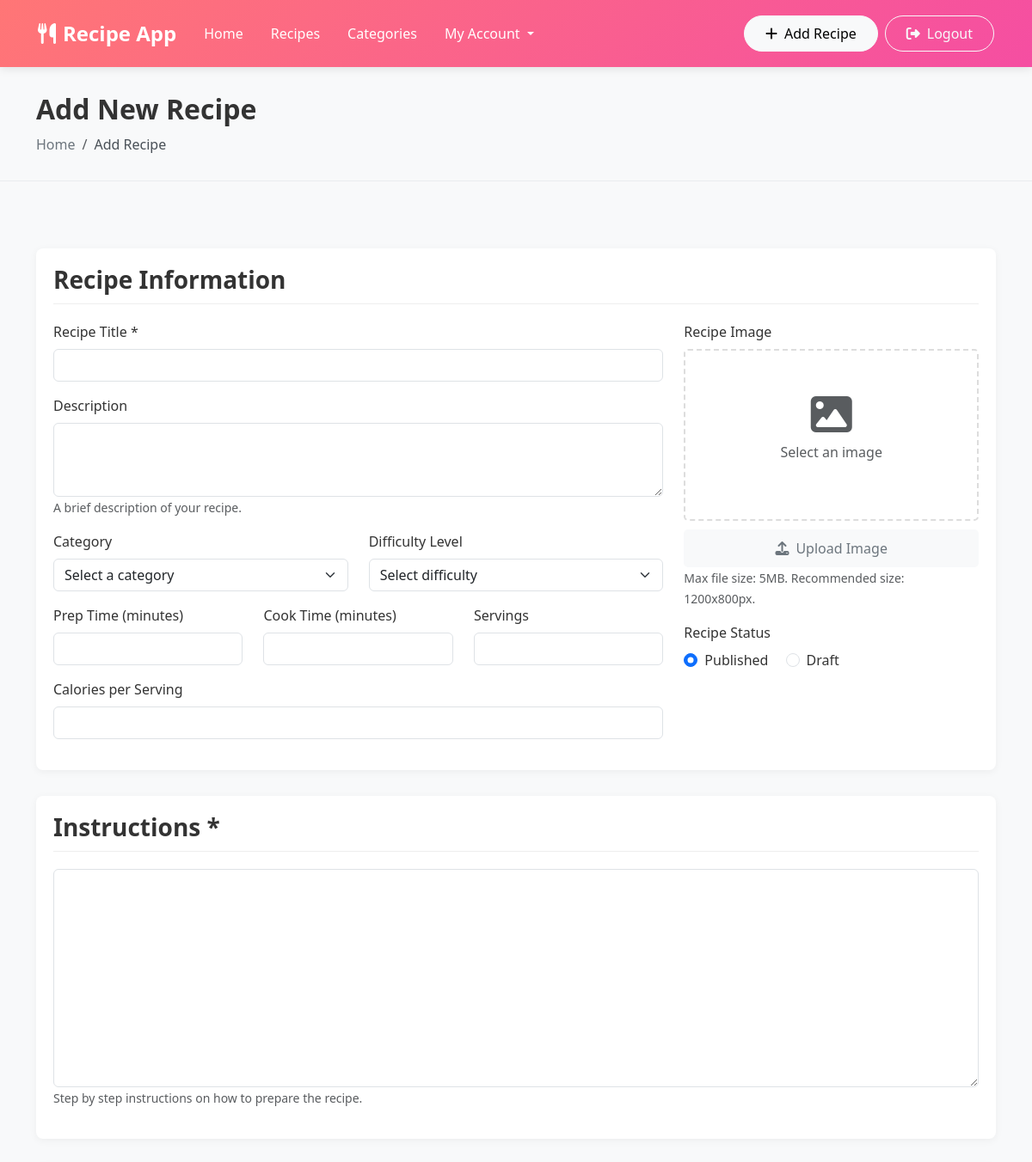
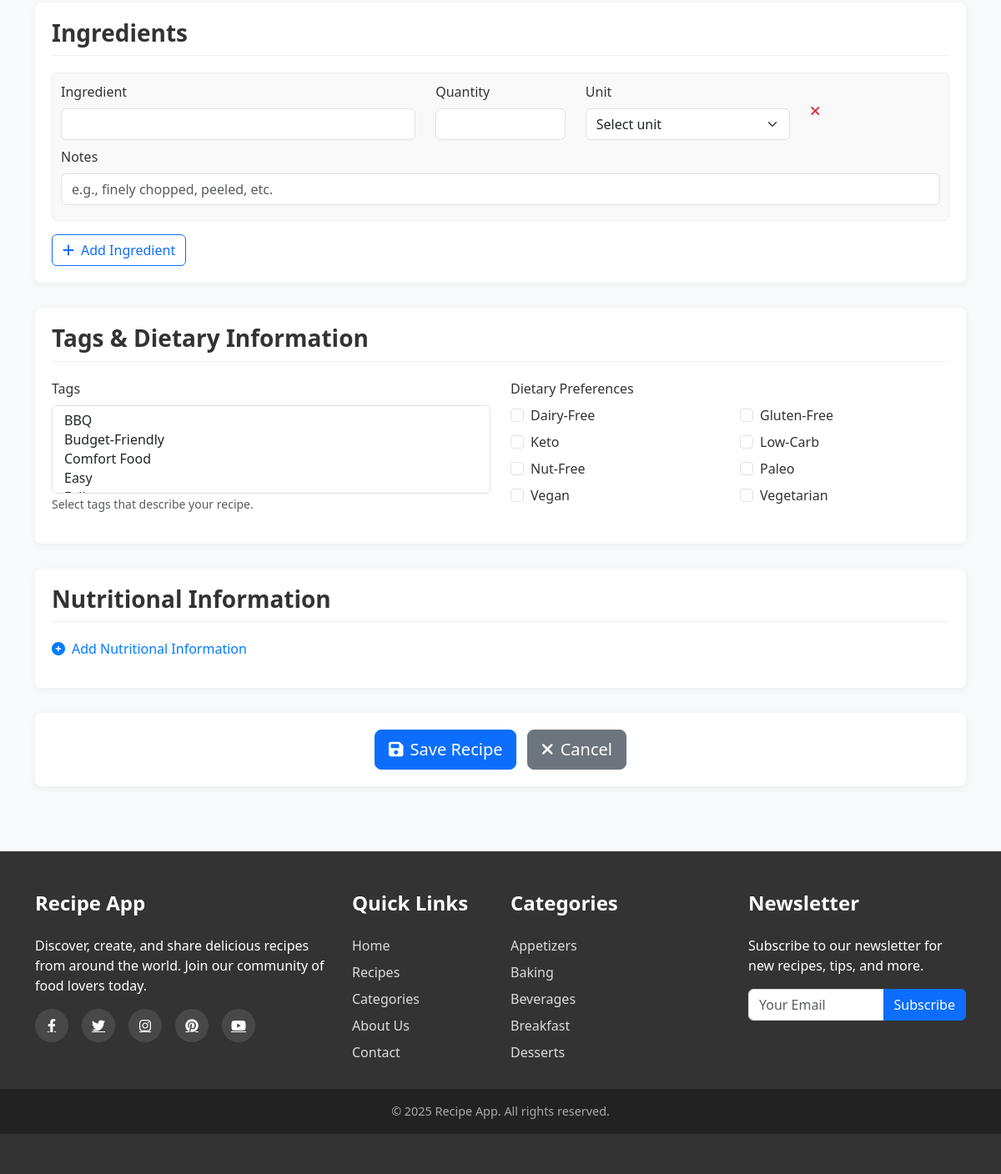
Page /add-recipe.php (signed in) on the committed database (2 pictures, top to bottom).
### tables this page shows
CREATE TABLE IF NOT EXISTS dietary_preferences (
    preference_id INT AUTO_INCREMENT PRIMARY KEY,
    name VARCHAR(50) NOT NULL UNIQUE,
    description TEXT
);

CREATE TABLE IF NOT EXISTS categories (
    category_id INT AUTO_INCREMENT PRIMARY KEY,
    name VARCHAR(50) NOT NULL UNIQUE,
    description TEXT,
    image VARCHAR(191),
    parent_category_id INT NULL DEFAULT NULL
);

### add-recipe.php (the view, shortened to what the rows shown need)
<?php
require_once 'includes/db_connection.php';
$categories = [];
$categories_sql = "SELECT * FROM categories ORDER BY name";
$categories_result = $conn->query($categories_sql);
if ($categories_result && $categories_result->num_rows > 0) {
    while ($row = $categories_result->fetch_assoc()) {
        $categories[] = $row;
    }
}
$dietary_preferences = [];
$dietary_sql = "SELECT * FROM dietary_preferences ORDER BY name";
$dietary_result = $conn->query($dietary_sql);
if ($dietary_result && $dietary_result->num_rows > 0) {
    while ($row = $dietary_result->fetch_assoc()) {
        $dietary_preferences[] = $row;
    }
}
?>
<!DOCTYPE html>
<html lang="en">
<head>
    <link href="https://cdn.jsdelivr.net/npm/bootstrap@5.3.0/dist/css/bootstrap.min.css" rel="stylesheet">
    <link rel="stylesheet" href="https://cdnjs.cloudflare.com/ajax/libs/font-awesome/6.4.0/css/all.min.css">
    <link href="https://cdn.jsdelivr.net/npm/select2@4.1.0-rc.0/dist/css/select2.min.css" rel="stylesheet" />
    <link href="https://cdn.jsdelivr.net/npm/summernote@0.8.18/dist/summernote-bs4.min.css" rel="stylesheet">
    <link rel="stylesheet" href="css/index.css">
</head>
<body>
    <section class="page-header">
        <div class="container">
            <h1 class="page-title">Add New Recipe</h1>
        </div>
    </section>
    <section class="py-5">
        <div class="container">
            <form method="post" enctype="multipart/form-data" id="recipe-form">
                <div class="form-section">
                    <div class="row">
                        <div class="col-md-6">
                            <div class="mb-3">
                                <div class="row">
                                    <?php foreach($dietary_preferences as $preference): ?>
                                        <div class="col-md-6">
                                            <div class="form-check mb-2">
                                                <input class="form-check-input" type="checkbox" name="dietary_preferences[]" value="<?= $preference['preference_id'] ?>" id="pref_<?= $preference['preference_id'] ?>">
                                                <label class="form-check-label" for="pref_<?= $preference['preference_id'] ?>">
                                                    <?= htmlspecialchars($preference['name']) ?>
                                                </label>
                                            </div>
                                        </div>
                                    <?php endforeach; ?>
                                </div>
                            </div>
                        </div>
                    </div>
                </div>
                    </form>
                </section>
    <footer class="footer">
        <div class="container">
            <div class="row">
                <div class="col-md-3 mb-4">
                    <div class="footer-links">
                        <?php foreach (array_slice($categories, 0, 5) as $category): ?>
                        <a href="recipes.php?category=<?= $category['category_id'] ?>"><?= htmlspecialchars($category['name']) ?></a>
                        <?php endforeach; ?>
                    </div>
                </div>
            </div>
        </div>
    </footer>
</body>
</html>

### rows in the picture
dietary_preferences: name "Dairy-Free"
dietary_preferences: name "Gluten-Free"
dietary_preferences: name "Keto"
dietary_preferences: name "Low-Carb"
dietary_preferences: name "Nut-Free"
dietary_preferences: name "Paleo"
dietary_preferences: name "Vegan"
dietary_preferences: name "Vegetarian"
categories: name "Appetizers"
categories: name "Baking"
categories: name "Beverages"
categories: name "Breakfast"
categories: name "Desserts"
